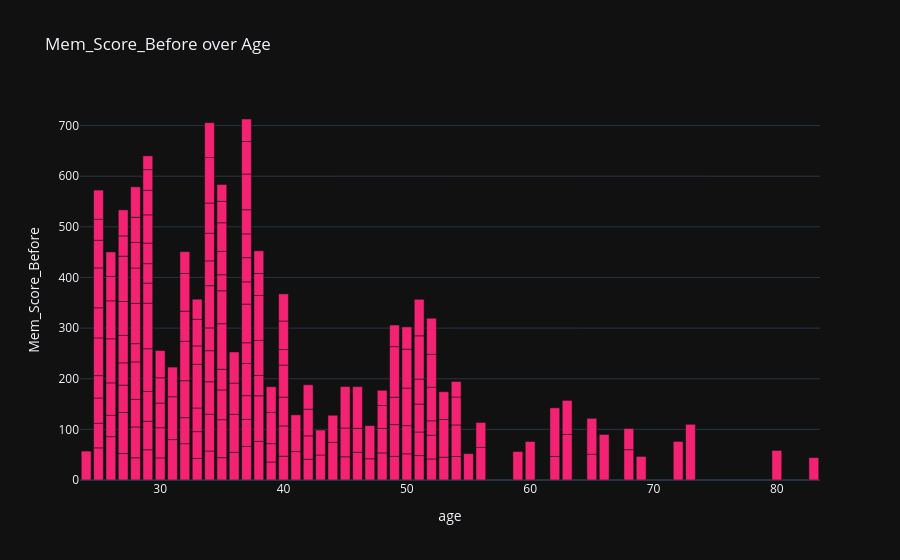
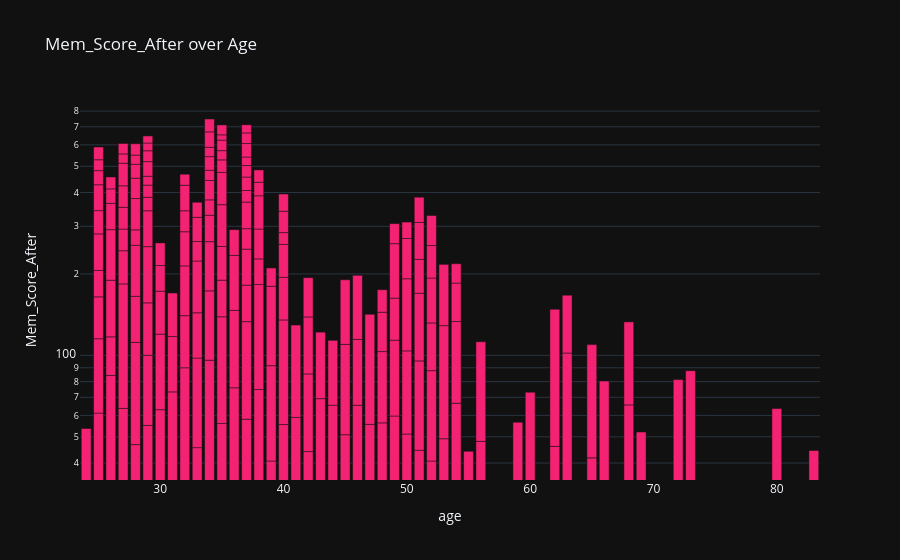

The notebook cell saved with these charts, in order:
### Markdown cell above
The bar chart shows that the average memory score before the experiment is almost the same across all three drug groups — Alprazolam (A), Placebo (S), and Triazolam (T) — with only minor differences. This indicates that participants started with a similar baseline level of memory ability regardless of the drug they were assigned later. Because the starting scores are comparable, any change in memory performance afterward can be more confidently attributed to the effect of the drug and emotional priming rather than natural differences between groups.

### Code cell
fig = px.bar(cleaned_data, x="age", y="Mem_Score_Before", title="Mem_Score_Before over Age",
             color_discrete_sequence=['#F42272'])
fig.show()

fig = px.bar(cleaned_data, x="age", y="Mem_Score_After", title="Mem_Score_After over Age", 
              log_y=True, color_discrete_sequence=['#F42272'])
fig.show()

### Figure 1 — Plotly figure (JSON) as saved in the notebook; plotly's stock layout.template omitted (floating-point values rounded to 4 significant figures; data arrays with more than 128 entries replaced by an {"elided": "..."} marker saying what was removed)
{"data": [{"hovertemplate": "age=%{x}<br>Mem_Score_Before=%{y}<extra></extra>", "legendgroup": "", "marker": {"color": "#F42272", "pattern": {"shape": ""}}, "name": "", "orientation": "v", "showlegend": false, "textposition": "auto", "type": "bar", "x": {"elided": "198 int values"}, "xaxis": "x", "y": {"elided": "198 float values"}, "yaxis": "y"}], "layout": {"barmode": "relative", "legend": {"tracegroupgap": 0}, "title": {"text": "Mem_Score_Before over Age"}, "xaxis": {"anchor": "y", "domain": [0.0, 1.0], "title": {"text": "age"}}, "yaxis": {"anchor": "x", "domain": [0.0, 1.0], "title": {"text": "Mem_Score_Before"}}}}

### Figure 2 — Plotly figure (JSON) as saved in the notebook; plotly's stock layout.template omitted (floating-point values rounded to 4 significant figures; data arrays with more than 128 entries replaced by an {"elided": "..."} marker saying what was removed)
{"data": [{"hovertemplate": "age=%{x}<br>Mem_Score_After=%{y}<extra></extra>", "legendgroup": "", "marker": {"color": "#F42272", "pattern": {"shape": ""}}, "name": "", "orientation": "v", "showlegend": false, "textposition": "auto", "type": "bar", "x": {"elided": "198 int values"}, "xaxis": "x", "y": {"elided": "198 float values"}, "yaxis": "y"}], "layout": {"barmode": "relative", "legend": {"tracegroupgap": 0}, "title": {"text": "Mem_Score_After over Age"}, "xaxis": {"anchor": "y", "domain": [0.0, 1.0], "title": {"text": "age"}}, "yaxis": {"anchor": "x", "domain": [0.0, 1.0], "title": {"text": "Mem_Score_After"}, "type": "log"}}}
